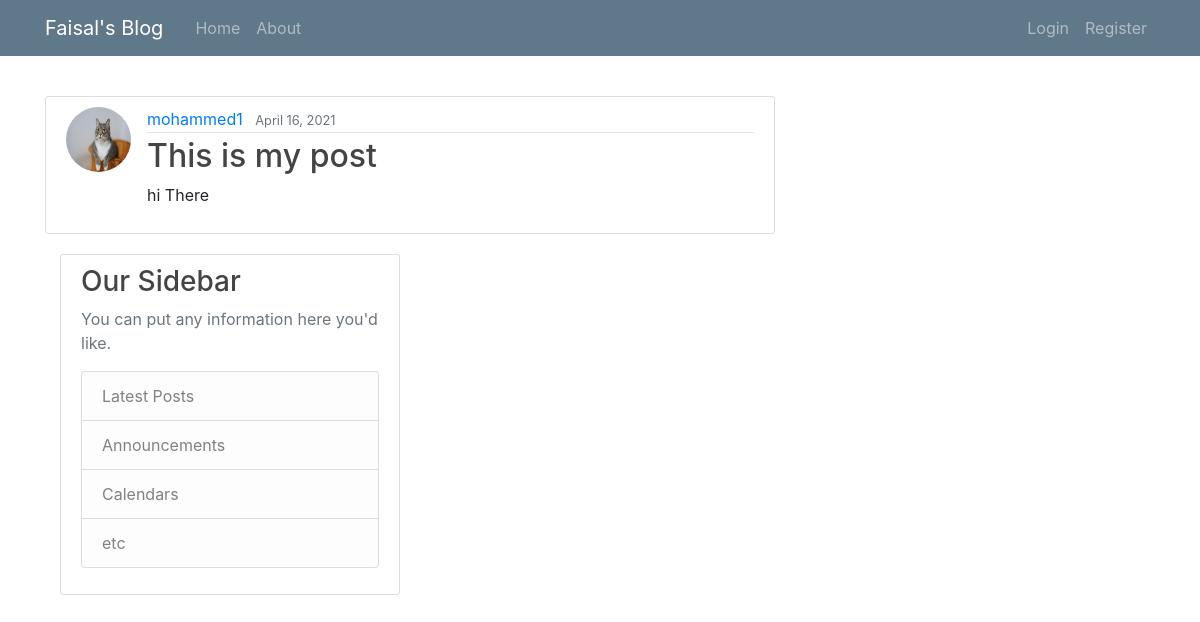
Page /post/32 on the committed database.
### blog/models.py (models this page shows, shortened)
class Post(models.Model):
    title = models.CharField(max_length=100)
    content = models.TextField()
    dete_posted = models.DateTimeField(default=timezone.now)
    auther = models.ForeignKey(User, on_delete=models.CASCADE)

### users/models.py (models this page shows, shortened)
class Profile(models.Model):
    user = models.OneToOneField(User, on_delete=models.CASCADE)
    image = models.ImageField(default='default.jpg', upload_to='profile_pic')

### blog/views.py (the view)
# urls.py: path('post/<int:pk>', DetailListViews.as_view(), name='post_details'),
class DetailListViews(DetailView):
    model = Post
    template_name = 'post_details.html'

### templates/post_details.html (shortened to what this page needs)
{%extends "base.html"%} {%block content%}
<article class="media content-section">
  <img
    class="rounded-circle article-img"
    src="{{object.auther.profile.image.url}}"
    alt=""
  />
  <div class="media-body">
    <div class="article-metadata">
      <a class="mr-2" href="{%url 'user_posts' object.auther.username%}"
        >{{ object.auther.username }}</a
      >
      <small class="text-muted">{{ object.dete_posted | date:"F d, Y"}}</small>
      </div>
      <h2 class="article-title">{{ object.title }}</h2>
      <p class="article-content">{{ object.content }}</p>
    </div>
  </div>
{%endblock%}

### blog/static/blog/main.css (style rules this page uses)
body { background: #fafafa; color: #333333; margin-top: 5rem; }
h1, h2, h3, h4, h5, h6 { color: #444444; }
.content-section { background: #ffffff; padding: 10px 20px; border: 1px solid #dddddd; border-radius: 3px; margin-bottom: 20px; }
.article-title { color: #444444; }
.article-content { white-space: pre-line; }
.article-img { height: 65px; width: 65px; margin-right: 16px; }
.article-metadata { padding-bottom: 1px; margin-bottom: 4px; border-bottom: 1px solid #e3e3e3; }

### rows in the picture
Post: auther.profile.image (picture), auther.username "mohammed1", dete_posted "April 16, 2021", title "This is my post", content "hi There"
